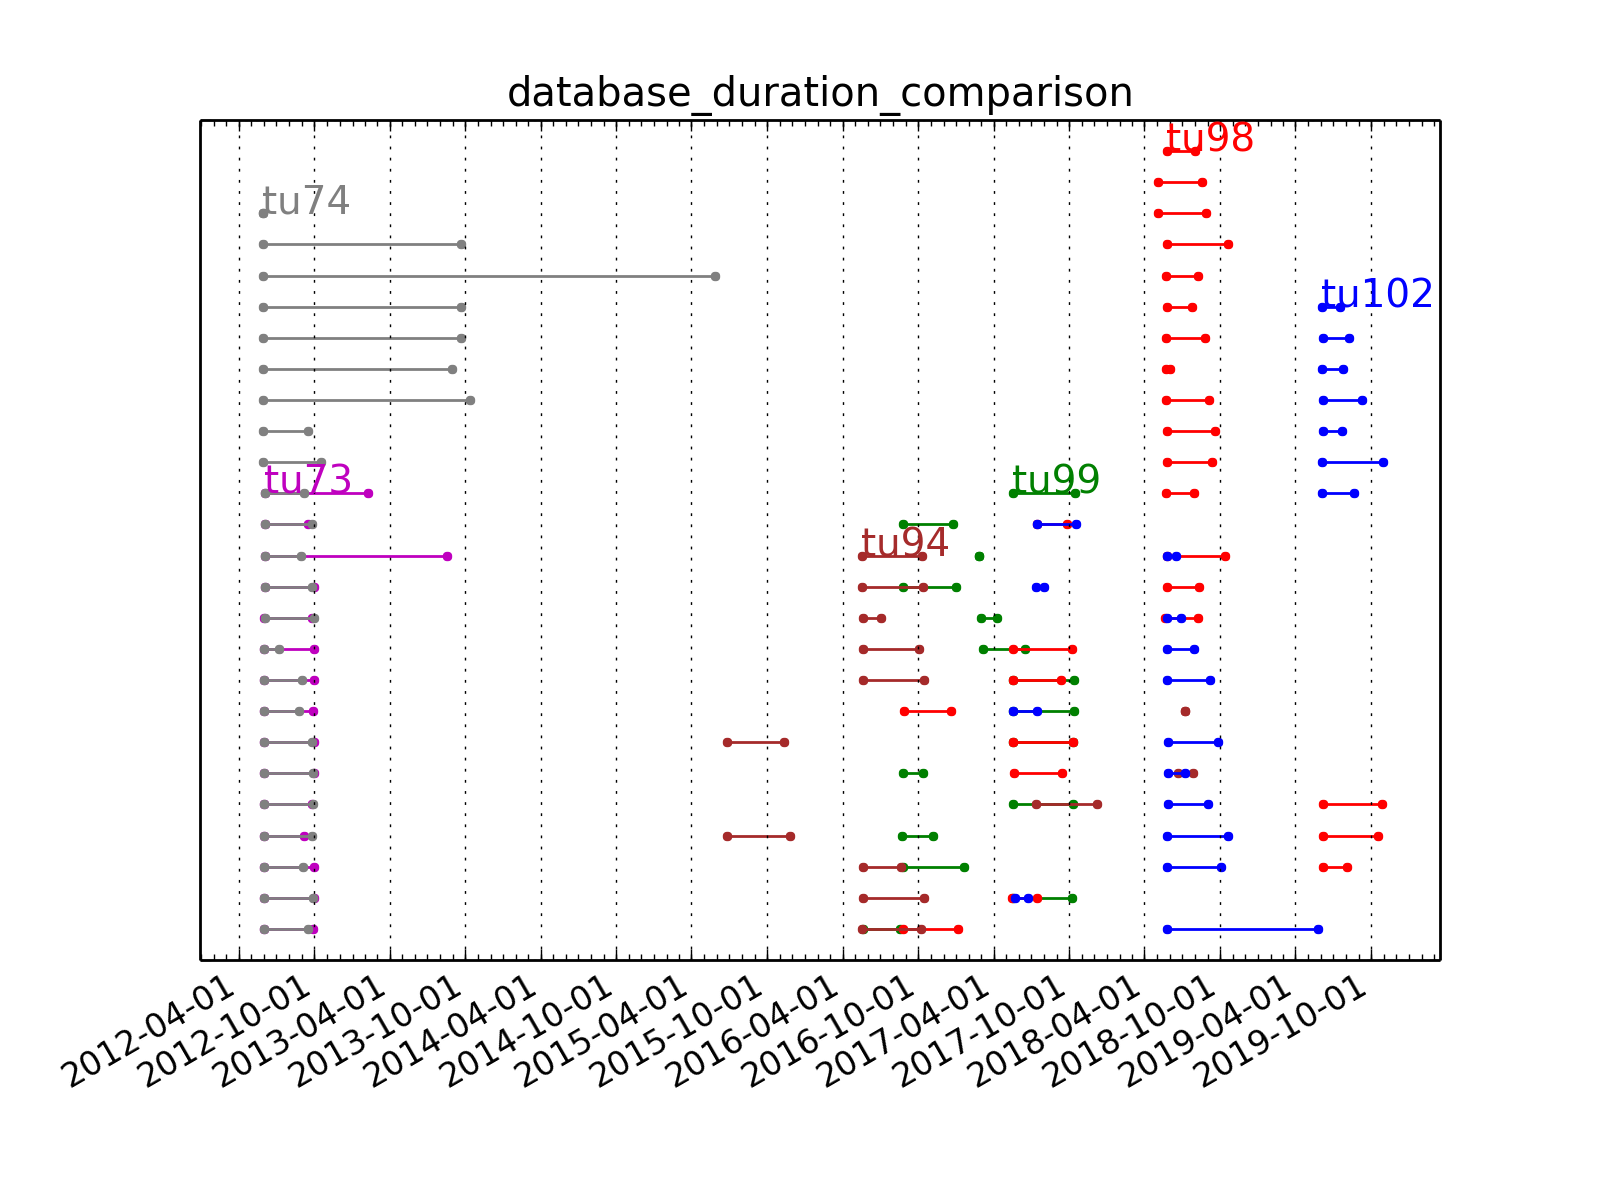

Source code (Python):
# -*- coding: utf-8 -*-
"""
Created on Tue Dec 10 09:36:10 2019

@author: pengrui
"""
import matplotlib.dates as dt
from datetime import datetime, timedelta
import matplotlib.pyplot as plt
import pandas as pd
import glob
import time
import csv

csv_list = glob.glob('*_Summary.csv')  # search csv files in current folder
print('%s csvfiles searched in total'% len(csv_list))
print('processing............')
fig =plt.figure()
color=['g','r','m','brown','b','gray','peru']
k=0
for i in csv_list: #i is a filename which is processed
    df = pd.read_csv(i)
    ptt = df['PTT']
    tracks=df['length_of_track']
    start = df['start_date']
    end = df['end_date']
    for j in df.index:
        s = datetime.strptime(start[j], '%Y-%m-%d %H:%M:%S').date()
        e = datetime.strptime(end[j], '%Y-%m-%d %H:%M:%S').date()
        ss = dt.date2num(s)
        ee = dt.date2num(e)
        plt.plot([ss,ee],[j,j], marker = ".",color=color[k])
    a=csv_list[k].find('_')
    plt.text(ss,j,csv_list[k][0:a],size=14,color=color[k])       
    k+=1

ax = plt.gca()
formatter = dt.DateFormatter('%Y-%m-%d')
ax.xaxis.set_major_formatter(formatter)
ax.xaxis.grid(True)  
ax.yaxis.grid(True)
firstdays=dt.MonthLocator() # Get data for the first day of the month
locate=dt.MonthLocator(range(1, 13), bymonthday=1, interval=6) # Get data on the first day of every 6 months
ax.xaxis.set_major_locator(locate) # Set the main scale
ax.xaxis.set_minor_locator(firstdays) # Set minor scale
plt.yticks([-1,26],['',''])
fig.autofmt_xdate() # Auto rotate xlabel 
plt.tick_params(axis='y', which='both', labelright='on')
plt.title('database_duration_comparison')
plt.savefig('visualize_db_duration.png',dpi=200)
print('Finish！')
